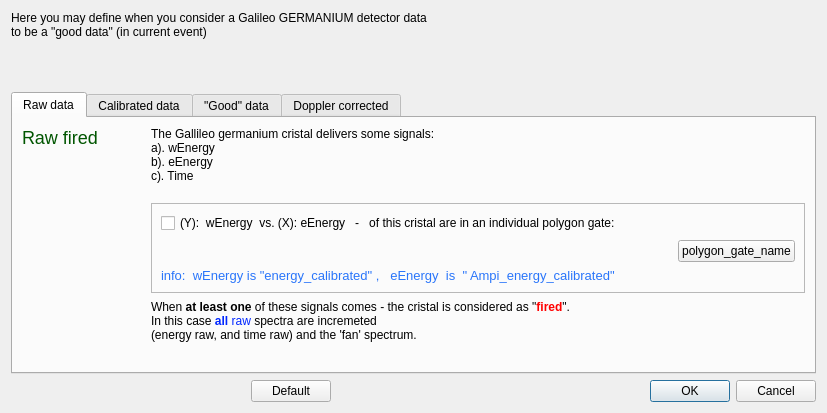
<?xml version="1.0" encoding="UTF-8"?>
<ui version="4.0">
 <class>T4good_galileo_ge_dlg</class>
 <widget class="QDialog" name="T4good_galileo_ge_dlg">
  <property name="geometry">
   <rect>
    <x>0</x>
    <y>0</y>
    <width>827</width>
    <height>413</height>
   </rect>
  </property>
  <property name="windowTitle">
   <string>Dialog</string>
  </property>
  <layout class="QVBoxLayout" name="verticalLayout_4">
   <item>
    <widget class="QLabel" name="label">
     <property name="text">
      <string>&lt;html&gt;&lt;head/&gt;&lt;body&gt;&lt;p&gt;Here you may define when you consider a Galileo GERMANIUM detector data&lt;br/&gt;to be a &amp;quot;good data&amp;quot; (in current event)&lt;/p&gt;&lt;/body&gt;&lt;/html&gt;</string>
     </property>
     <property name="textFormat">
      <enum>Qt::RichText</enum>
     </property>
     <property name="wordWrap">
      <bool>true</bool>
     </property>
    </widget>
   </item>
   <item>
    <spacer name="verticalSpacer">
     <property name="orientation">
      <enum>Qt::Vertical</enum>
     </property>
     <property name="sizeHint" stdset="0">
      <size>
       <width>20</width>
       <height>13</height>
      </size>
     </property>
    </spacer>
   </item>
   <item>
    <widget class="QTabWidget" name="tabWidget">
     <property name="enabled">
      <bool>true</bool>
     </property>
     <property name="currentIndex">
      <number>0</number>
     </property>
     <widget class="QWidget" name="tab">
      <attribute name="title">
       <string>Raw data</string>
      </attribute>
      <layout class="QVBoxLayout" name="verticalLayout_6">
       <item>
        <layout class="QHBoxLayout" name="horizontalLayout_3" stretch="15,80">
         <item>
          <widget class="QLabel" name="textLabel1_3">
           <property name="text">
            <string>&lt;font color=&quot;#005500&quot; size=&quot;+2&quot;&gt;Raw fired&lt;/font&gt;</string>
           </property>
           <property name="alignment">
            <set>Qt::AlignLeading|Qt::AlignLeft|Qt::AlignTop</set>
           </property>
           <property name="wordWrap">
            <bool>false</bool>
           </property>
          </widget>
         </item>
         <item>
          <layout class="QVBoxLayout" name="_4">
           <item>
            <widget class="QLabel" name="textLabel1">
             <property name="frameShape">
              <enum>QFrame::NoFrame</enum>
             </property>
             <property name="frameShadow">
              <enum>QFrame::Plain</enum>
             </property>
             <property name="text">
              <string>&lt;html&gt;&lt;head/&gt;&lt;body&gt;&lt;p&gt;The Gallileo germanium cristal delivers some signals: &lt;br/&gt;a). wEnergy &lt;br/&gt;b). eEnergy &lt;br/&gt;c). Time &lt;br/&gt;&lt;/p&gt;&lt;/body&gt;&lt;/html&gt;</string>
             </property>
             <property name="textFormat">
              <enum>Qt::RichText</enum>
             </property>
             <property name="wordWrap">
              <bool>false</bool>
             </property>
            </widget>
           </item>
           <item>
            <widget class="QFrame" name="frame">
             <property name="frameShape">
              <enum>QFrame::StyledPanel</enum>
             </property>
             <property name="frameShadow">
              <enum>QFrame::Sunken</enum>
             </property>
             <layout class="QVBoxLayout" name="verticalLayout">
              <item>
               <layout class="QHBoxLayout" name="horizontalLayout_39">
                <item>
                 <widget class="QCheckBox" name="checkBox_wEn_vs_eEn_banana">
                  <property name="text">
                   <string>(Y):  wEnergy  vs. (X): eEnergy   -   of this cristal are in an individual polygon gate:</string>
                  </property>
                 </widget>
                </item>
                <item>
                 <spacer name="spacer11_5">
                  <property name="orientation">
                   <enum>Qt::Horizontal</enum>
                  </property>
                  <property name="sizeType">
                   <enum>QSizePolicy::Expanding</enum>
                  </property>
                  <property name="sizeHint" stdset="0">
                   <size>
                    <width>140</width>
                    <height>21</height>
                   </size>
                  </property>
                 </spacer>
                </item>
               </layout>
              </item>
              <item>
               <layout class="QHBoxLayout" name="horizontalLayout_40">
                <item>
                 <spacer name="spacer10_4">
                  <property name="orientation">
                   <enum>Qt::Horizontal</enum>
                  </property>
                  <property name="sizeType">
                   <enum>QSizePolicy::Expanding</enum>
                  </property>
                  <property name="sizeHint" stdset="0">
                   <size>
                    <width>111</width>
                    <height>20</height>
                   </size>
                  </property>
                 </spacer>
                </item>
                <item>
                 <widget class="QPushButton" name="push_banana">
                  <property name="text">
                   <string>polygon_gate_name</string>
                  </property>
                 </widget>
                </item>
               </layout>
              </item>
              <item>
               <widget class="QLabel" name="label_info_polygon">
                <property name="font">
                 <font>
                  <pointsize>10</pointsize>
                 </font>
                </property>
                <property name="styleSheet">
                 <string notr="true">color: rgb(41, 117, 250);</string>
                </property>
                <property name="text">
                 <string>info:  wEnergy is &quot;energy_calibrated&quot; ,   eEnergy  is  &quot; Ampi_energy_calibrated&quot;</string>
                </property>
                <property name="wordWrap">
                 <bool>true</bool>
                </property>
               </widget>
              </item>
             </layout>
            </widget>
           </item>
           <item>
            <widget class="QLabel" name="textLabel1_2">
             <property name="maximumSize">
              <size>
               <width>32767</width>
               <height>77</height>
              </size>
             </property>
             <property name="text">
              <string>&lt;html&gt;&lt;head/&gt;&lt;body&gt;&lt;p&gt;When &lt;span style=&quot; font-weight:600;&quot;&gt;at least one&lt;/span&gt; of these signals comes - the cristal is considered as &amp;quot;&lt;span style=&quot; font-weight:600; color:#ff0000;&quot;&gt;fired&lt;/span&gt;&amp;quot;.&lt;br/&gt;In this case &lt;span style=&quot; font-weight:600; color:#0026ff;&quot;&gt;all &lt;/span&gt;&lt;span style=&quot; color:#0026ff;&quot;&gt;raw&lt;/span&gt; spectra are incremeted &lt;br/&gt;(energy raw, and time raw) and the 'fan' spectrum.&lt;/p&gt;&lt;/body&gt;&lt;/html&gt;</string>
             </property>
             <property name="alignment">
              <set>Qt::AlignVCenter</set>
             </property>
             <property name="wordWrap">
              <bool>false</bool>
             </property>
            </widget>
           </item>
           <item>
            <spacer name="spacer7">
             <property name="orientation">
              <enum>Qt::Horizontal</enum>
             </property>
             <property name="sizeType">
              <enum>QSizePolicy::Expanding</enum>
             </property>
             <property name="sizeHint" stdset="0">
              <size>
               <width>40</width>
               <height>20</height>
              </size>
             </property>
            </spacer>
           </item>
          </layout>
         </item>
        </layout>
       </item>
      </layout>
     </widget>
     <widget class="QWidget" name="tab_2">
      <attribute name="title">
       <string>Calibrated data</string>
      </attribute>
      <layout class="QVBoxLayout" name="verticalLayout_2">
       <item>
        <widget class="QLabel" name="textLabel1_3_2">
         <property name="text">
          <string>&lt;font color=&quot;#005500&quot; size=&quot;+2&quot;&gt;Calibrated&lt;/font&gt;</string>
         </property>
         <property name="wordWrap">
          <bool>false</bool>
         </property>
        </widget>
       </item>
       <item>
        <widget class="QLabel" name="label_3">
         <property name="text">
          <string>The Galileo hardware deliveres also a calibrated energy data. 
We still didn't define a policy how to treat it. 
So far: 
the hardware calibration is used if the 'calibrated value' is different that a 'raw value'. 
If is equal - the 'greware' calibration is applied to it.</string>
         </property>
        </widget>
       </item>
      </layout>
     </widget>
     <widget class="QWidget" name="tab_3">
      <attribute name="title">
       <string>&quot;Good&quot; data</string>
      </attribute>
      <layout class="QGridLayout" name="gridLayout">
       <item row="3" column="1">
        <widget class="QGroupBox" name="groupBox">
         <property name="title">
          <string>To set flag 'good' as true - you demand:</string>
         </property>
         <layout class="QVBoxLayout" name="verticalLayout_3">
          <item>
           <layout class="QHBoxLayout" name="_14"/>
          </item>
          <item>
           <layout class="QHBoxLayout" name="_16">
            <item>
             <widget class="QCheckBox" name="checkBox_good_energy">
              <property name="text">
               <string>the &quot;energy calibrated&quot; value in range:</string>
              </property>
             </widget>
            </item>
            <item>
             <widget class="QPushButton" name="pushline_energy_good_threshold_lower">
              <property name="text">
               <string>click here</string>
              </property>
             </widget>
            </item>
            <item>
             <widget class="QLabel" name="textLabel1_8">
              <property name="text">
               <string>-</string>
              </property>
              <property name="wordWrap">
               <bool>false</bool>
              </property>
             </widget>
            </item>
            <item>
             <widget class="QPushButton" name="pushline_energy_good_threshold_upper">
              <property name="text">
               <string>click here</string>
              </property>
             </widget>
            </item>
            <item>
             <spacer name="spacer4">
              <property name="orientation">
               <enum>Qt::Horizontal</enum>
              </property>
              <property name="sizeType">
               <enum>QSizePolicy::Expanding</enum>
              </property>
              <property name="sizeHint" stdset="0">
               <size>
                <width>20</width>
                <height>20</height>
               </size>
              </property>
             </spacer>
            </item>
           </layout>
          </item>
          <item>
           <layout class="QHBoxLayout" name="_15">
            <item>
             <widget class="QCheckBox" name="checkBox_good_time">
              <property name="text">
               <string>the  &quot;time calibrated&quot; value is in a range:</string>
              </property>
             </widget>
            </item>
            <item>
             <widget class="QPushButton" name="push_time_threshold_lower">
              <property name="text">
               <string>click here</string>
              </property>
             </widget>
            </item>
            <item>
             <widget class="QLabel" name="textLabel1_7">
              <property name="text">
               <string>-</string>
              </property>
              <property name="wordWrap">
               <bool>false</bool>
              </property>
             </widget>
            </item>
            <item>
             <widget class="QPushButton" name="push_time_threshold_upper">
              <property name="text">
               <string>click here</string>
              </property>
             </widget>
            </item>
            <item>
             <spacer name="spacer5">
              <property name="orientation">
               <enum>Qt::Horizontal</enum>
              </property>
              <property name="sizeType">
               <enum>QSizePolicy::Expanding</enum>
              </property>
              <property name="sizeHint" stdset="0">
               <size>
                <width>40</width>
                <height>31</height>
               </size>
              </property>
             </spacer>
            </item>
           </layout>
          </item>
         </layout>
        </widget>
       </item>
       <item row="1" column="0" colspan="2">
        <widget class="QLabel" name="label_2">
         <property name="text">
          <string>&lt;!DOCTYPE HTML PUBLIC &quot;-//W3C//DTD HTML 4.0//EN&quot; &quot;http://www.w3.org/TR/REC-html40/strict.dtd&quot;&gt;
&lt;html&gt;&lt;head&gt;&lt;meta name=&quot;qrichtext&quot; content=&quot;1&quot; /&gt;&lt;style type=&quot;text/css&quot;&gt;
p, li { white-space: pre-wrap; }
&lt;/style&gt;&lt;/head&gt;&lt;body style=&quot; font-family:'Ubuntu'; font-size:11pt; font-weight:400; font-style:normal;&quot;&gt;
&lt;p style=&quot; margin-top:12px; margin-bottom:12px; margin-left:0px; margin-right:0px; -qt-block-indent:0; text-indent:0px;&quot;&gt;&lt;span style=&quot; font-family:'Sans Serif'; font-weight:600; font-style:italic; color:#ff0000;&quot;&gt;Shortly speaking: &lt;br /&gt;&amp;quot;good data&amp;quot; means the data which passes some basic thresholds (gates)&lt;/span&gt;&lt;/p&gt;&lt;/body&gt;&lt;/html&gt;</string>
         </property>
         <property name="textFormat">
          <enum>Qt::RichText</enum>
         </property>
         <property name="wordWrap">
          <bool>true</bool>
         </property>
        </widget>
       </item>
       <item row="3" column="0">
        <widget class="QLabel" name="textLabel1_3_2_2">
         <property name="maximumSize">
          <size>
           <width>400</width>
           <height>256</height>
          </size>
         </property>
         <property name="text">
          <string>&lt;html&gt;&lt;head/&gt;&lt;body&gt;&lt;p align=&quot;center&quot;&gt;&lt;span style=&quot; font-size:12pt; font-weight:600; color:#005500;&quot;&gt;&amp;quot;Good&amp;quot;&lt;/span&gt;&lt;/p&gt;&lt;p align=&quot;center&quot;&gt;&lt;span style=&quot; font-size:12pt; font-weight:600; color:#005500;&quot;&gt;thresholds&lt;/span&gt;&lt;/p&gt;&lt;/body&gt;&lt;/html&gt;</string>
         </property>
         <property name="wordWrap">
          <bool>false</bool>
         </property>
        </widget>
       </item>
       <item row="2" column="0" colspan="2">
        <spacer name="verticalSpacer_5">
         <property name="orientation">
          <enum>Qt::Vertical</enum>
         </property>
         <property name="sizeHint" stdset="0">
          <size>
           <width>20</width>
           <height>40</height>
          </size>
         </property>
        </spacer>
       </item>
       <item row="0" column="0" colspan="2">
        <widget class="QLabel" name="textLabel1_4">
         <property name="text">
          <string>&lt;html&gt;&lt;head/&gt;&lt;body&gt;&lt;p&gt;&lt;span style=&quot; font-size:10pt;&quot;&gt;Flag &amp;quot;Good&amp;quot; is set when the signals have sensible values.&lt;br/&gt;Only such germanium cristals contribute to the &lt;/span&gt;&lt;span style=&quot; font-size:10pt; font-weight:600;&quot;&gt;multiplicity&lt;/span&gt;&lt;/p&gt;&lt;/body&gt;&lt;/html&gt;</string>
         </property>
         <property name="alignment">
          <set>Qt::AlignVCenter</set>
         </property>
         <property name="wordWrap">
          <bool>true</bool>
         </property>
        </widget>
       </item>
      </layout>
     </widget>
     <widget class="QWidget" name="tab_4">
      <attribute name="title">
       <string>Doppler corrected</string>
      </attribute>
      <layout class="QVBoxLayout" name="verticalLayout_5">
       <item>
        <widget class="QLabel" name="textLabel1_5">
         <property name="text">
          <string>&lt;html&gt;&lt;head/&gt;&lt;body&gt;&lt;p&gt;&lt;span style=&quot; font-size:x-large; color:#005500;&quot;&gt;Doppler correction&lt;/span&gt;&lt;/p&gt;&lt;/body&gt;&lt;/html&gt;</string>
         </property>
         <property name="wordWrap">
          <bool>false</bool>
         </property>
        </widget>
       </item>
       <item>
        <widget class="QLabel" name="textLabel1_10">
         <property name="text">
          <string>&lt;html&gt;&lt;head/&gt;&lt;body&gt;&lt;p&gt;is prerformed when for all &amp;quot;good&amp;quot; events.&lt;br/&gt;When the algorithm make doppler correction succesfully - the&lt;span style=&quot; font-weight:600;&quot;&gt; OK&lt;/span&gt; flag is set.&lt;/p&gt;&lt;/body&gt;&lt;/html&gt;</string>
         </property>
         <property name="wordWrap">
          <bool>false</bool>
         </property>
        </widget>
       </item>
       <item>
        <spacer name="verticalSpacer_2">
         <property name="orientation">
          <enum>Qt::Vertical</enum>
         </property>
         <property name="sizeHint" stdset="0">
          <size>
           <width>20</width>
           <height>77</height>
          </size>
         </property>
        </spacer>
       </item>
       <item>
        <widget class="QLabel" name="textLabel1_9">
         <property name="text">
          <string>&lt;html&gt;&lt;head/&gt;&lt;body&gt;&lt;p&gt;&lt;span style=&quot; font-style:italic;&quot;&gt;(The doppler correction may not always be succesful - for example when we do not have enough data to estimate a trajectory of nucleus)&lt;/span&gt;&lt;/p&gt;&lt;/body&gt;&lt;/html&gt;</string>
         </property>
         <property name="textFormat">
          <enum>Qt::RichText</enum>
         </property>
         <property name="alignment">
          <set>Qt::AlignLeading|Qt::AlignLeft|Qt::AlignVCenter</set>
         </property>
         <property name="wordWrap">
          <bool>true</bool>
         </property>
        </widget>
       </item>
       <item>
        <spacer name="verticalSpacer_4">
         <property name="orientation">
          <enum>Qt::Vertical</enum>
         </property>
         <property name="sizeHint" stdset="0">
          <size>
           <width>20</width>
           <height>77</height>
          </size>
         </property>
        </spacer>
       </item>
      </layout>
     </widget>
    </widget>
   </item>
   <item>
    <layout class="QHBoxLayout" name="horizontalLayout_4">
     <item>
      <spacer name="spacer6">
       <property name="orientation">
        <enum>Qt::Horizontal</enum>
       </property>
       <property name="sizeType">
        <enum>QSizePolicy::Expanding</enum>
       </property>
       <property name="sizeHint" stdset="0">
        <size>
         <width>51</width>
         <height>21</height>
        </size>
       </property>
      </spacer>
     </item>
     <item>
      <widget class="QPushButton" name="push_default">
       <property name="text">
        <string>Default</string>
       </property>
      </widget>
     </item>
     <item>
      <spacer name="horizontalSpacer_2">
       <property name="orientation">
        <enum>Qt::Horizontal</enum>
       </property>
       <property name="sizeHint" stdset="0">
        <size>
         <width>40</width>
         <height>20</height>
        </size>
       </property>
      </spacer>
     </item>
     <item>
      <widget class="QDialogButtonBox" name="buttonBox">
       <property name="orientation">
        <enum>Qt::Horizontal</enum>
       </property>
       <property name="standardButtons">
        <set>QDialogButtonBox::Cancel|QDialogButtonBox::Ok</set>
       </property>
      </widget>
     </item>
    </layout>
   </item>
  </layout>
 </widget>
 <resources/>
 <connections>
  <connection>
   <sender>buttonBox</sender>
   <signal>accepted()</signal>
   <receiver>T4good_galileo_ge_dlg</receiver>
   <slot>accept()</slot>
   <hints>
    <hint type="sourcelabel">
     <x>248</x>
     <y>254</y>
    </hint>
    <hint type="destinationlabel">
     <x>157</x>
     <y>274</y>
    </hint>
   </hints>
  </connection>
  <connection>
   <sender>buttonBox</sender>
   <signal>rejected()</signal>
   <receiver>T4good_galileo_ge_dlg</receiver>
   <slot>reject()</slot>
   <hints>
    <hint type="sourcelabel">
     <x>316</x>
     <y>260</y>
    </hint>
    <hint type="destinationlabel">
     <x>286</x>
     <y>274</y>
    </hint>
   </hints>
  </connection>
 </connections>
</ui>
